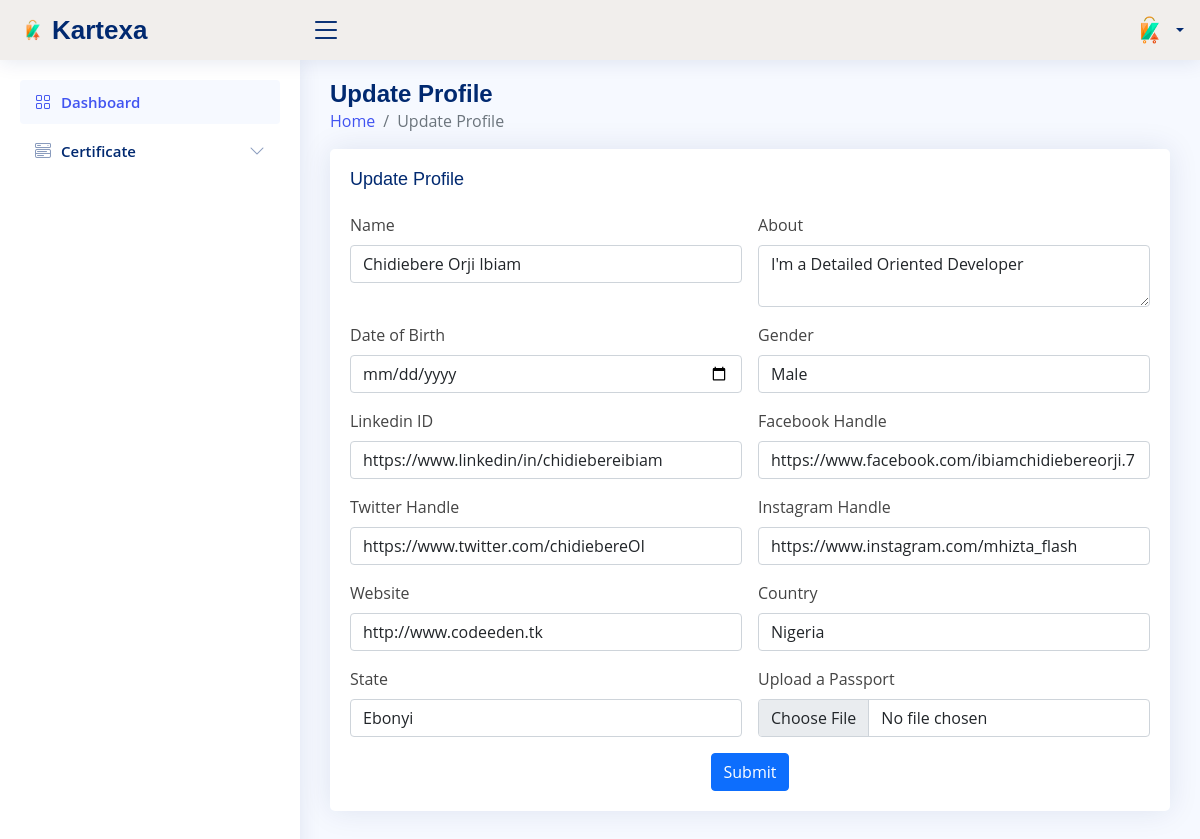
Page /accounts/1/edit_profile on the committed database.
### accounts/models.py (models this page shows, shortened)
class Profile(models.Model):
    GENDER_CHOICES = (
        ('Male', 'Male'),
        ('Female', 'Female'),
        ('Others Specify', 'Others Specify')
    )
    user = models.OneToOneField(User, null=True, on_delete=models.CASCADE)
    name = models.CharField(max_length=255, null = True)
    about = models.TextField(null=True)
    date_of_birth = models.DateField(null = True)
    gender = models.CharField(max_length=50, null = True, choices = GENDER_CHOICES)
    linkedin_id = models.CharField(max_length=255, null=True, blank = True)
    facebook_handle = models.CharField(max_length=255, null=True, blank = True)
    twitter_handle = models.CharField(max_length=255, null=True, blank = True)
    instagram_handle = models.CharField(max_length=255, null=True, blank = True)
    website = models.CharField(max_length=255, null=True, blank = True)
    country = models.CharField(max_length=255, null=True, blank = True)
    state = models.CharField(max_length=255, null=True, blank = True)
    profile_pic = models.ImageField(null=True, blank = True, upload_to = "profile/")

### accounts/views.py (the view)
# urls.py: path('<int:pk>/edit_profile', views.UpdateProfileView.as_view(), name='update_profile'),
class UpdateProfileView(generic.UpdateView, LoginRequiredMixin):
    model = Profile
    form_class = UpdateProfileForm
    template_name = 'registration/update_profile.html'
    success_url = reverse_lazy('dashboard')

### accounts/templates/registration/update_profile.html (shortened to what this page needs)
{% extends 'core/base.html' %}
{% load static %}
{% block content %}
<main id="main" class="main">
    <div class="pagetitle">
      <h1>Update Profile</h1>
      <nav>
        <ol class="breadcrumb">
          <li class="breadcrumb-item"><a href="{% url 'dashboard' %}">Home</a></li>
          <li class="breadcrumb-item active">Update Profile</li>
        </ol>
      </nav>
    </div>
    <section class="section">
      <div class="row">
        <div class="col-lg-12">
          <div class="card">
            <div class="card-body">
              <h5 class="card-title">Update Profile</h5>
              <form class="row g-3" method="post" enctype="multipart/form-data">
                <div class="col-md-6">
                  <label for="inputName5" class="form-label">Name</label>
                  {{form.name}}
                </div>
                <div class="col-md-6">
                    <label for="inputName5" class="form-label">About</label>
                    {{form.about}}
                  </div>
                <div class="col-md-6">
                    <label for="inputPassword5" class="form-label">Date of Birth</label>
                    {{form.date_of_birth}}
                </div>
                <div class="col-md-6">
                  <label for="inputEmail5" class="form-label">Gender</label>
                 {{form.gender}}
                </div>
                <div class="col-md-6">
                  <label for="inputPassword5" class="form-label">Linkedin ID</label>
                  {{form.linkedin_id}}
                </div>
                <div class="col-md-6">
                    <label for="inputPassword5" class="form-label">Facebook Handle</label>
                    {{form.facebook_handle}}
                </div>
                <div class="col-md-6">
                    <label for="inputPassword5" class="form-label">Twitter Handle</label>
                    {{form.twitter_handle}}
                </div>
                  <div class="col-md-6">
                    <label for="inputPassword5" class="form-label">Instagram Handle</label>
                    {{form.instagram_handle}}
                  </div>
                  <div class="col-md-6">
                    <label for="inputPassword5" class="form-label">Website</label>
                    {{form.website}}
                  </div>
                <div class="col-6">
                  <label for="inputAddress5" class="form-label">Country</label>
                    {{form.country}}
                </div>
                <div class="col-6">
                  <label for="inputAddress2" class="form-label">State</label>
                  {{form.state}}
                </div>
          <div class="col-6">
            <label for="inputAddress2" class="form-label">Upload a Passport</label>
            {{form.profile_pic}}
        </div>
            <div class="text-center">
              <button type="submit" class="btn btn-primary">Submit</button>
              </div>
          </form>
            </div>
          </div>
        </div>
      </div>
    </section>
  </main>
{% endblock content %}

### static/css/style.css (style rules this page uses)
:root { scroll-behavior: smooth; }
body { font-family: "Open Sans", sans-serif; background: #f6f9ff; color: #444444; }
a { color: #4154f1; text-decoration: none; }
h1, h2, h3, h4, h5, h6 { font-family: "Nunito", sans-serif; }
#main { margin-top: 60px; padding: 20px 30px; transition: all 0.3s; }
@media (min-width: 1200px) { #main, #footer { margin-left: 300px; } }
.pagetitle { margin-bottom: 10px; }
.pagetitle h1 { font-size: 24px; margin-bottom: 0; font-weight: 600; color: #012970; }
.card { margin-bottom: 30px; border: none; border-radius: 5px; box-shadow: 0px 0 30px rgba(1, 41, 112, 0.1); }
.card-title { padding: 20px 0 15px 0; font-size: 18px; font-weight: 500; color: #012970; font-family: "Poppins", sans-serif; }
.card-body { padding: 0 20px 20px 20px; }

### rows in the picture
Profile: name "Chidiebere Orji Ibiam", about "I'm a Detailed Oriented Developer", gender "Male", linkedin_id "https://www.linkedin/in/chidiebereibiam", facebook_handle "https://www.facebook.com/ibiamchidiebereorji.7", twitter_handle "https://www.twitter.com/chidiebereOI", instagram_handle "https://www.instagram.com/mhizta_flash", website "http://www.codeeden.tk", country "Nigeria", state "Ebonyi"
